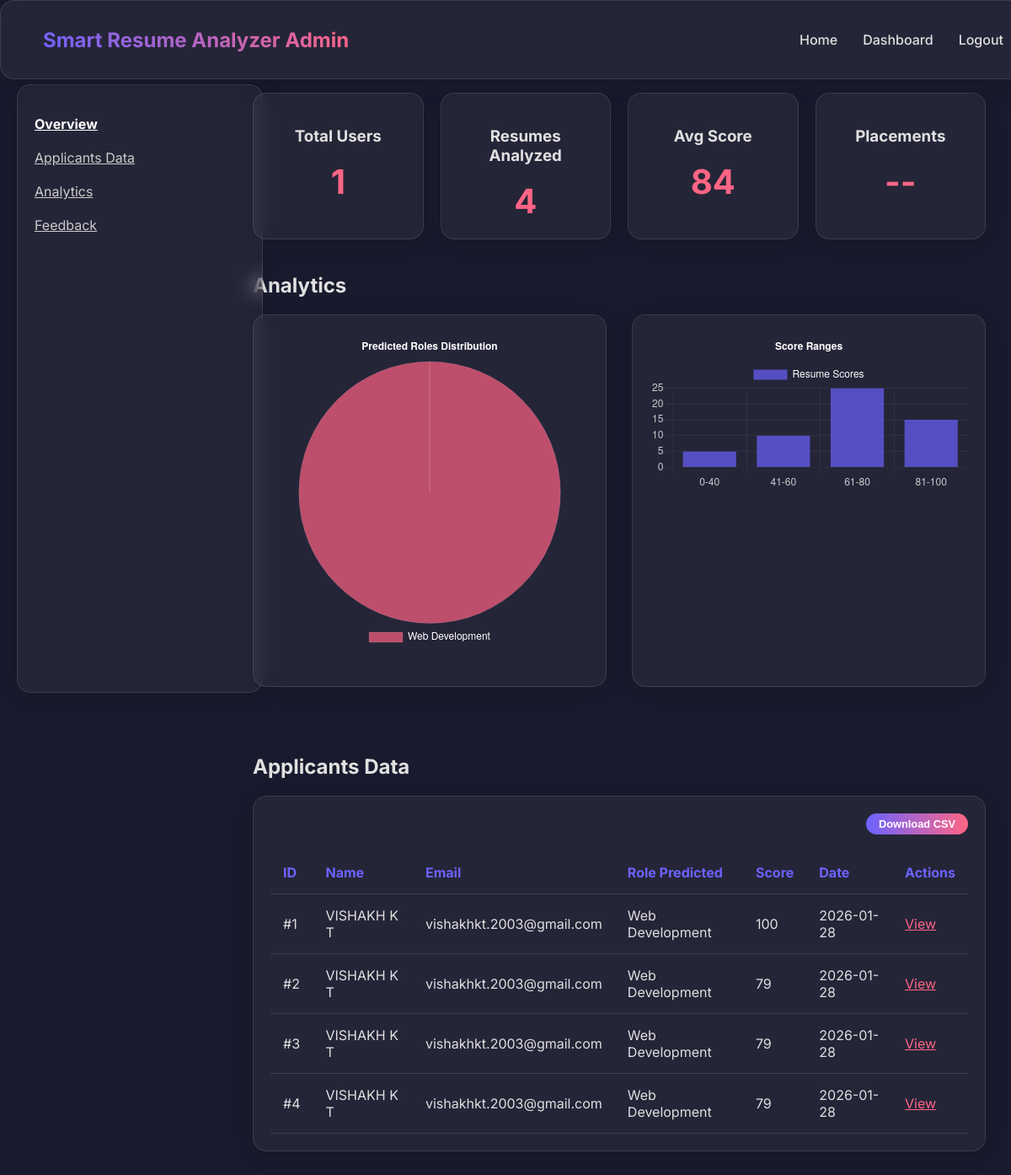
Screenshot of /admin_dashboard (signed in) with the database file from the repository.
### app.py (models this page shows)
class Resume(db.Model):
    id = db.Column(db.Integer, primary_key=True)
    filename = db.Column(db.String(100), nullable=False)
    upload_date = db.Column(db.DateTime, nullable=False, default=datetime.utcnow)
    user_id = db.Column(db.Integer, db.ForeignKey('user.id'), nullable=True) # Linked to User
    name = db.Column(db.String(100))
    email = db.Column(db.String(100))
    mobile_number = db.Column(db.String(20))
    skills = db.Column(db.Text) # JSON string
    total_experience = db.Column(db.Float) # Years
    predicted_role = db.Column(db.String(100))
    resume_score = db.Column(db.Integer)

### app.py (the view)
@app.route('/admin_dashboard')
@login_required
def admin_dashboard():
    total_users = User.query.count()
    resumes = Resume.query.all()
    avg_score = 0
    if resumes:
        avg_score = sum([r.resume_score for r in resumes]) // len(resumes)
    roles = {}
    for r in resumes:
        role = r.predicted_role or "Unknown"
        roles[role] = roles.get(role, 0) + 1
    feedbacks = Feedback.query.all()
    ratings = {1: 0, 2: 0, 3: 0, 4: 0, 5: 0}
    for f in feedbacks:
        if f.rating in ratings:
            ratings[f.rating] += 1
    return render_template('admin_dashboard.html',
                           total_users=total_users,
                           avg_score=avg_score,
                           role_distribution=roles,
                           rating_distribution=ratings,
                           resumes=resumes)

### app.py (called while the page is built)
@login_manager.user_loader
def load_user(user_id):
    return User.query.get(int(user_id))

### templates/admin_dashboard.html (shortened to what this page needs)
<!DOCTYPE html>
<html lang="en">
<head>
    <link rel="stylesheet" href="{{ url_for('static', filename='css/style.css') }}">
</head>
<body>
    <header class="glass">
        <div class="logo">Smart Resume Analyzer Admin</div>
        <nav>
            <ul>
                <li><a href="/">Home</a></li>
                <li><a href="{{ url_for('admin_dashboard') }}" class="active">Dashboard</a></li>
                <li><a href="/logout">Logout</a></li>
            </ul>
        </nav>
    </header>
    <div class="dashboard-container">
        <aside class="sidebar glass" style="margin-left: 20px; top: 100px; height: calc(100vh - 120px);">
            <ul style="list-style: none; padding: 0;">
                <li style="margin-bottom: 20px;"><a href="#" style="color: white; font-weight: bold;">Overview</a></li>
                <li style="margin-bottom: 20px;"><a href="#applicants" style="color: #ccc;">Applicants Data</a></li>
                <li style="margin-bottom: 20px;"><a href="#analytics" style="color: #ccc;">Analytics</a></li>
                <li style="margin-bottom: 20px;"><a href="#feedback" style="color: #ccc;">Feedback</a></li>
            </ul>
        </aside>
        <div class="main-content">
            <div class="stats-grid">
                <div class="stat-card glass">
                    <h3>Total Users</h3>
                    <div class="stat-value">{{ total_users }}</div>
                </div>
                <div class="stat-card glass">
                    <h3>Resumes Analyzed</h3>
                    <div class="stat-value">{{ resumes|length }}</div>
                </div>
                <div class="stat-card glass">
                    <h3>Avg Score</h3>
                    <div class="stat-value">{{ avg_score }}</div>
                </div>
                <div class="stat-card glass">
                    <h3>Placements</h3>
                    <div class="stat-value">--</div>
                </div>
            </div>
            <h2 id="analytics" style="margin-bottom: 20px;">Analytics</h2>
            <div style="display: grid; grid-template-columns: 1fr 1fr; gap: 30px;">
                <div class="chart-container glass">
                    <canvas id="rolesChart"></canvas>
                </div>
                <div class="chart-container glass">
                    <canvas id="scoresChart"></canvas>
                </div>
            </div>
            <h2 id="applicants" style="margin-top: 50px; margin-bottom: 20px;">Applicants Data</h2>
            <div class="glass" style="padding: 20px; overflow-x: auto;">
                <div style="text-align: right; margin-bottom: 15px;">
                    <button class="btn" style="padding: 5px 15px; font-size: 0.8rem;">Download CSV</button>
                </div>
                <table>
                    <thead>
                        <tr>
                            <th>ID</th>
                            <th>Name</th>
                            <th>Email</th>
                            <th>Role Predicted</th>
                            <th>Score</th>
                            <th>Date</th>
                            <th>Actions</th>
                        </tr>
                    </thead>
                    <tbody>
                        {% for resume in resumes %}
                        <tr>
                            <td>#{{ resume.id }}</td>
                            <td>{{ resume.name }}</td>
                            <td>{{ resume.email }}</td>
                            <td>{{ resume.predicted_role }}</td>
                            <td>{{ resume.resume_score }}</td>
                            <td>{{ resume.upload_date.strftime('%Y-%m-%d') }}</td>
                            <td><a href="#" style="color: var(--secondary-color);">View</a></td>
                        </tr>
                        {% endfor %}
                    </tbody>
                </table>
            </div>
        </div>
    </div>
    <script>
        // Charts using Chart.js
        const roleDataElement = document.getElementById('role-data');
        const roleData = JSON.parse(roleDataElement.textContent || '{}');
        const roleLabels = Object.keys(roleData);
        const roleCounts = Object.values(roleData);
        const ctxRoles = document.getElementById('rolesChart').getContext('2d');
        new Chart(ctxRoles, {
            type: 'pie',
            data: {
                labels: roleLabels,
                datasets: [{
                    label: '# of Applicants',
                    data: roleCounts,
                    backgroundColor: [
                        'rgba(255, 99, 132, 0.7)',
                        'rgba(54, 162, 235, 0.7)',
                        'rgba(255, 206, 86, 0.7)',
                        'rgba(75, 192, 192, 0.7)',
                        'rgba(153, 102, 255, 0.7)'
                    ],
                    borderColor: 'rgba(255, 255, 255, 0.1)',
                    borderWidth: 1
                }]
            },
            options: {
                responsive: true,
                plugins: {
                    legend: { position: 'bottom', labels: { color: 'white' } },
                    title: { display: true, text: 'Predicted Roles Distribution', color: 'white' }
                }
            }
        });
        // Placeholder for score distribution logic (would need backend calculation)
        const ctxScores = document.getElementById('scoresChart').getContext('2d');
        new Chart(ctxScores, {
            type: 'bar',
            data: {
                labels: ['0-40', '41-60', '61-80', '81-100'],
                datasets: [{
                    label: 'Resume Scores',
                    data: [5, 10, 25, 15], // Static for now, can be dynamic similarly
                    backgroundColor: 'rgba(108, 99, 255, 0.7)',
                }]
            },
            options: {
                responsive: true,
                plugins: {
                    legend: { labels: { color: 'white' } },
                    title: { display: true, text: 'Score Ranges', color: 'white' }
                },
                scales: {
                    y: { ticks: { color: '#ccc' }, grid: { color: 'rgba(255,255,255,0.05)' } },
                    x: { ticks: { color: '#ccc' }, grid: { color: 'rgba(255,255,255,0.05)' } }
                }
            }
        });
    </script>
</body>
</html>

### static/css/style.css (style rules this page uses)
:root { --primary-color: #6C63FF; --secondary-color: #FF6584; --bg-color: #1a1a2e; --card-bg: rgba(255, 255, 255, 0.05); --text-color: #e0e0e0; --glass-border: 1px solid rgba(255, 255, 255, 0.1); }
body { margin: 0; font-family: 'Inter', sans-serif; background-color: var(--bg-color); color: var(--text-color); overflow-x: hidden; }
.glass { background: var(--card-bg); backdrop-filter: blur(10px); -webkit-backdrop-filter: blur(10px); border: var(--glass-border); border-radius: 16px; box-shadow: 0 4px 30px rgba(0, 0, 0, 0.1); }
header { display: flex; justify-content: space-between; align-items: center; padding: 20px 50px; position: fixed; width: 95%; z-index: 1000; top: 0; }
.logo { font-size: 1.5rem; font-weight: 700; background: linear-gradient(45deg, var(--primary-color), var(--secondary-color)); -webkit-background-clip: text; -webkit-text-fill-color: transparent; }
nav ul { list-style: none; display: flex; gap: 30px; }
nav a { color: var(--text-color); text-decoration: none; font-weight: 500; transition: color 0.3s; }
.btn { padding: 15px 40px; border-radius: 30px; background: linear-gradient(90deg, var(--primary-color), var(--secondary-color)); color: white; text-decoration: none; font-weight: 600; font-size: 1.1rem; transition: transform 0.3s, box-shadow 0.3s; border: none; cursor: pointer; }
.dashboard-container { display: flex; min-height: 100vh; padding-top: 80px; }
.sidebar { width: 250px; padding: 20px; position: fixed; height: 100%; left: 0; top: 80px; }
.main-content { flex: 1; margin-left: 270px; padding: 30px; }
.stats-grid { display: grid; grid-template-columns: repeat(auto-fit, minmax(200px, 1fr)); gap: 20px; margin-bottom: 40px; }
.stat-card { padding: 20px; text-align: center; }
.stat-value { font-size: 2.5rem; font-weight: 700; color: var(--secondary-color); }
.chart-container { height: 400px; margin-bottom: 30px; padding: 20px; }
table { width: 100%; border-collapse: collapse; margin-top: 20px; }
th, td { padding: 15px; text-align: left; border-bottom: 1px solid rgba(255, 255, 255, 0.1); }
th { color: var(--primary-color); }

### rows the page displays
Resume: id "1", name "VISHAKH K T", email "vishakhkt.2003@gmail.com", predicted_role "Web Development", resume_score "100", upload_date "2026-01-28"
Resume: id "2", name "VISHAKH K T", email "vishakhkt.2003@gmail.com", predicted_role "Web Development", resume_score "79", upload_date "2026-01-28"
Resume: id "3", name "VISHAKH K T", email "vishakhkt.2003@gmail.com", predicted_role "Web Development", resume_score "79", upload_date "2026-01-28"
Resume: id "4", name "VISHAKH K T", email "vishakhkt.2003@gmail.com", predicted_role "Web Development", resume_score "79", upload_date "2026-01-28"

### other values shown
{{ total_users }} "1"
{{ resumes|length }} "4"
{{ avg_score }} "84"
